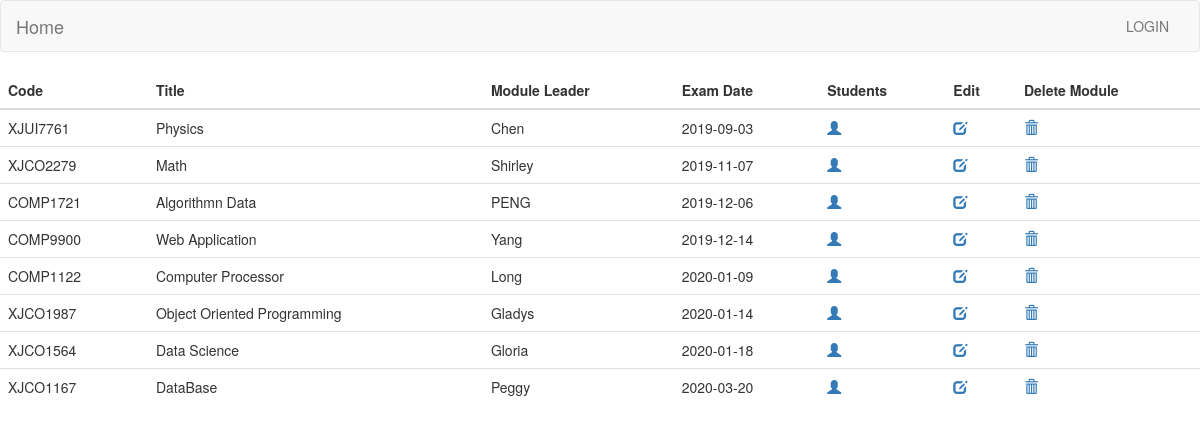
The page /list_modules on the database its author committed.
### app/models.py (models this page shows)
class Module(db.Model):
    __tablename__ = 'modules'
    id = db.Column(db.Integer, primary_key=True)
    module_code = db.Column(db.String(20),index=True)
    exam_date = db.Column(db.Date)
    title = db.Column(db.String(20), index=True)
    staff = db.Column(db.String(20), index=True)
    user = db.relationship('User_Module',
                           foreign_keys=[User_Module.module_id],
                           backref=db.backref('module', lazy='joined'),
                           lazy='dynamic',
                           cascade='all, delete-orphan')

### app/main/views.py (the view)
@main.route('/list_modules')
def list_modules():
    modules = Module.query.all()
    n = len(modules)
    for i in range(0, n):
        minn = i
        for j in range(i + 1, n):
            if modules[j].exam_date < modules[minn].exam_date:
                minn = j
        modules[minn], modules[i] = modules[i], modules[minn]
    return render_template('list_module.html',
                           modules=modules)

### app/auth/views.py (called while the page is built)
@auth.before_app_request
def before_request():
    if current_user.is_authenticated:
        current_user.ping()
        if not current_user.confirmed \
                and request.endpoint \
                and request.blueprint != 'auth' \
                and request.endpoint != 'static':
            return redirect(url_for('auth.unconfirmed'))

### app/main/__init__.py (called while the page is built)
@main.app_context_processor
def inject_permissions():
    return dict(Permission=Permission)

### app/models.py (called while the page is built)
    def is_administrator(self):
        return False

### app/templates/list_module.html
{% extends "base.html" %}
{% import "bootstrap/wtf.html" as wtf %}
{% block content %}
<table class="table">
    <thead>
      <tr>
        <th>Code</th>
        <th>Title</th>
        <th>Module Leader</th>
        <th>Exam Date</th>
        <th>Students</th>
        <th>Edit</th>
        <th>Delete Module</th>
      </tr>
    </thead>
    <tbody>
    {% for module in modules %}
    <tr>
      <td>{{module.module_code}}</td>
      <td>{{module.title}}</td>
      <td>{{module.staff}}</td>
      <td>{{module.exam_date}}</td>
      <td><a href="{{url_for('main.module_user',id=module.id)}}"><span class="glyphicon glyphicon-user"></span></a></td>
      <td><a href="{{url_for('main.edit_module',id=module.id)}}"><span class="glyphicon glyphicon-edit"></span></a></td>
      <td><a href="{{url_for('main.delete_module',id=module.id)}}"><span class="glyphicon glyphicon-trash"></span></a></td>
    </tr>
    {% endfor %}
  </tbody>
</table>
{% endblock %}

### app/templates/base.html (shortened to what this page needs)
{% extends "bootstrap/base.html" %}
{% block head %}
{{ super() }}
{% endblock %}
{% block navbar %}
<nav class="navbar navbar-default" role="navigation">
    <div class="container-fluid">
    <div class="navbar-header">
        <a class="navbar-brand" href="{{ url_for('main.index') }}">Home</a>
    </div>
 <div class="navbar-collapse collapse">
            <ul class="nav navbar-nav navbar-right">
                {% if current_user.is_authenticated%}
                  <li class="dropdown">
                    <a href="#" class="dropdown-toggle" data-toggle="dropdown">Account <b class="caret"></b></a>
                    <ul class="dropdown-menu">
                        <li><a href="{{ url_for('auth.change_password') }}">Change Password</a></li>
                        <li><a href="{{ url_for('auth.change_email_request') }}">Change Email</a></li>
                        <li><a href="{{ url_for('auth.logout') }}">Log Out</a></li>
                    </ul>
                </li>
                {% else %}
                  <li><a href="{{url_for('auth.login')}}">LOGIN</a></li>
                {% endif %}
            </ul>
        </div>
    </div>
</nav>
{% endblock %}

### rows shown on the page
Module: module_code "XJUI7761", title "Physics", staff "Chen", exam_date "2019-09-03"
Module: module_code "XJCO2279", title "Math", staff "Shirley", exam_date "2019-11-07"
Module: module_code "COMP1721", title "Algorithmn Data", staff "PENG", exam_date "2019-12-06"
Module: module_code "COMP9900", title "Web Application", staff "Yang", exam_date "2019-12-14"
Module: module_code "COMP1122", title "Computer Processor", staff "Long", exam_date "2020-01-09"
Module: module_code "XJCO1987", title "Object Oriented Programming", staff "Gladys", exam_date "2020-01-14"
Module: module_code "XJCO1564", title "Data Science", staff "Gloria", exam_date "2020-01-18"
Module: module_code "XJCO1167", title "DataBase", staff "Peggy", exam_date "2020-03-20"
